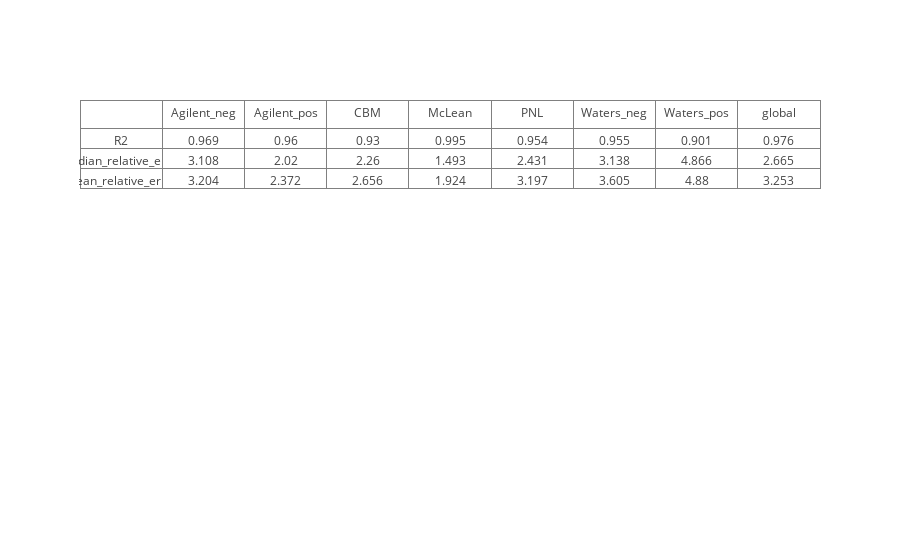
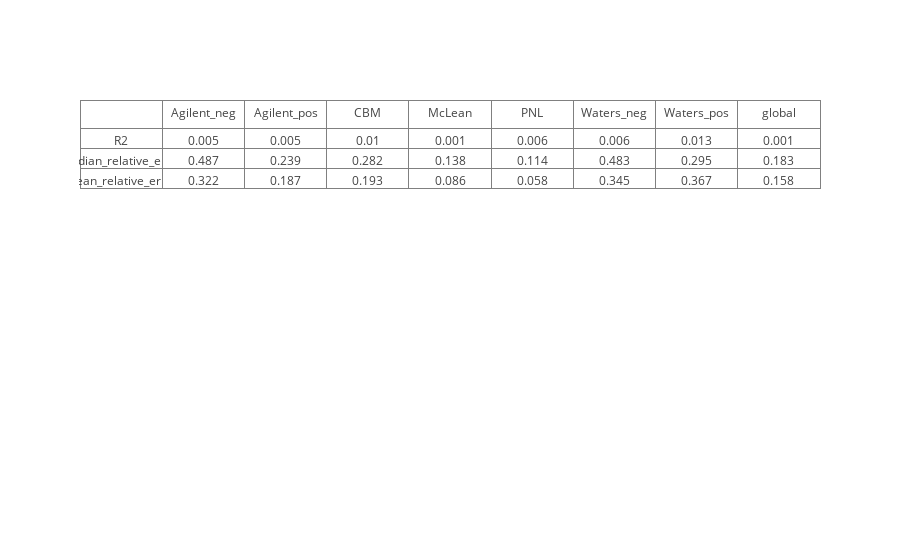

The notebook cell these images were saved under, in order:
### Code cell
#Results table
test_sets_names = [""] + test_sets_names
metrics = [ss_r2,  ss_median_relative, ss_mean_relative]
averages = [["R2", "median_relative_error", "mean_relative_error"]]
stds = [["R2", "median_relative_error", "mean_relative_error"]]
for i, dset in enumerate(test_sets):
    t_averages = []
    t_stds = []
    for metric in metrics:
        t_averages.append(np.round(np.mean([d[i] for d in metric]), decimals=3))
        t_stds.append(np.round(np.std([d[i] for d in metric]), decimals=3))
    averages.append(t_averages)
    stds.append(t_stds)
    
table_average = go.Table(
    header=dict(values=test_sets_names),
    cells=dict(values=averages))

table_stds = go.Table(
    header=dict(values=test_sets_names),
    cells=dict(values=stds))

iplot([table_average])
iplot([table_stds])

### Figure 1 — Plotly figure (JSON) as saved in the notebook; plotly's stock layout.template omitted (floating-point values rounded to 4 significant figures)
{"data": [{"cells": {"values": [["R2", "median_relative_error", "mean_relative_error"], [0.969, 3.108, 3.204], [0.96, 2.02, 2.372], [0.93, 2.26, 2.656], [0.995, 1.493, 1.924], [0.954, 2.431, 3.197], [0.955, 3.138, 3.605], [0.901, 4.866, 4.88], [0.976, 2.665, 3.253]]}, "header": {"values": ["", "Agilent_neg", "Agilent_pos", "CBM", "McLean", "PNL", "Waters_neg", "Waters_pos", "global"]}, "type": "table", "uid": "45aa0210-03ab-11e9-bc9a-705a0f47fdfe"}], "layout": {}}

### Figure 2 — Plotly figure (JSON) as saved in the notebook; plotly's stock layout.template omitted (floating-point values rounded to 4 significant figures)
{"data": [{"cells": {"values": [["R2", "median_relative_error", "mean_relative_error"], [0.005, 0.487, 0.322], [0.005, 0.239, 0.187], [0.01, 0.282, 0.193], [0.001, 0.138, 0.086], [0.006, 0.114, 0.058], [0.006, 0.483, 0.345], [0.013, 0.295, 0.367], [0.001, 0.183, 0.158]]}, "header": {"values": ["", "Agilent_neg", "Agilent_pos", "CBM", "McLean", "PNL", "Waters_neg", "Waters_pos", "global"]}, "type": "table", "uid": "45aa0212-03ab-11e9-bc9a-705a0f47fdfe"}], "layout": {}}
